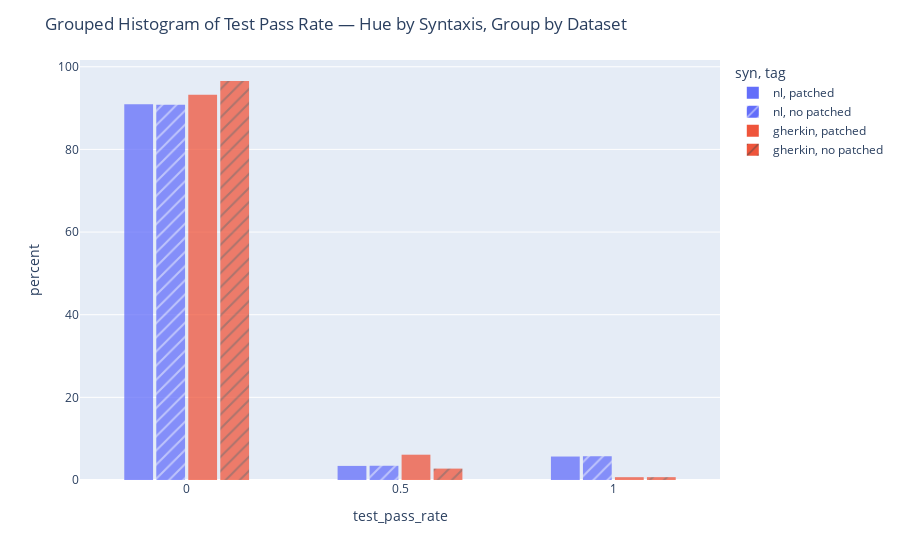

The code cell stored with this chart in its notebook:
### Code cell
fig = px.histogram(
    ann,
    x="test_pass_rate",
    color="syn",         # hue (NL vs Gherkin)
    pattern_shape="tag",     # group by experiment
    barmode="group",     # or "stack" if you want stacking instead
    nbins=5,             # tune as needed
    opacity = 0.75,
    histnorm='percent',
    #marginal = "violin"
    #text_auto=True
)

fig.update_layout(
    title="Grouped Histogram of Test Pass Rate — Hue by Syntaxis, Group by Dataset",
    bargap=0.4,
    bargroupgap=0.1
    #template="plotly_white"
)

fig.show()

### Figure 1 — Plotly figure (JSON) as saved in the notebook; plotly's stock layout.template omitted (floating-point values rounded to 4 significant figures; data arrays with more than 128 entries replaced by an {"elided": "..."} marker saying what was removed)
{"data": [{"alignmentgroup": "True", "bingroup": "x", "histnorm": "percent", "hovertemplate": "syn=nl<br>tag=patched<br>test_pass_rate=%{x}<br>percent=%{y}<extra></extra>", "legendgroup": "nl, patched", "marker": {"color": "#636efa", "opacity": 0.75, "pattern": {"shape": ""}}, "name": "nl, patched", "nbinsx": 5, "offsetgroup": "nl, patched", "orientation": "v", "showlegend": true, "type": "histogram", "x": [0.0, 0.0, 0.0, 0.0, 0.0, 0.0, 0.0, 0.0, 0.0, 0.0, 0.0, 0.0, 0.0, 0.0, 0.0, 0.0, 0.0, 0.0, 0.0, 0.0, 0.0, 0.0, 0.0, 0.0, 0.0, 0.0, 0.0, 0.0, 0.0, 0.0, 0.0, 0.0, 0.0, 0.0, 0.0, 0.0, 0.0, 0.0, 0.0, 0.0, 0.0, 0.0, 0.0, 0.0, 0.0, 0.0, 0.0, 0.0, 0.0, 0.0, 0.0, 0.0, 0.0, 0.0, 0.0, 0.33, 0.0, 0.0, 0.0, 0.0, 0.0, 0.0, 0.0, 0.0, 0.0, 0.0, 0.0, 0.0, 0.0, 1.0, 0.0, 0.5, 0.0, 0.0, 0.0, 0.0, 1.0, 0.0, 0.0, 0.0, 0.0, 1.0, 0.0, 0.0, 0.0, 0.33, 1.0, 1.0], "xaxis": "x", "yaxis": "y"}, {"alignmentgroup": "True", "bingroup": "x", "histnorm": "percent", "hovertemplate": "syn=nl<br>tag=no patched<br>test_pass_rate=%{x}<br>percent=%{y}<extra></extra>", "legendgroup": "nl, no patched", "marker": {"color": "#636efa", "opacity": 0.75, "pattern": {"shape": "/"}}, "name": "nl, no patched", "nbinsx": 5, "offsetgroup": "nl, no patched", "orientation": "v", "showlegend": true, "type": "histogram", "x": [0.0, 0.0, 0.0, 0.0, 0.0, 0.0, 0.0, 0.0, 0.0, 0.0, 0.0, 0.0, 0.0, 0.0, 0.0, 0.0, 0.0, 0.0, 0.0, 0.0, 0.0, 0.0, 0.0, 0.0, 0.0, 0.0, 0.0, 0.0, 0.0, 0.0, 0.0, 0.0, 0.0, 0.0, 0.0, 0.0, 0.0, 0.0, 0.0, 0.0, 0.0, 0.0, 0.0, 0.0, 0.0, 0.0, 0.0, 0.0, 0.0, 0.0, 0.0, 0.0, 0.0, 0.0, 0.0, 0.33, 0.0, 0.0, 0.0, 0.0, 0.0, 0.0, 0.0, 0.0, 0.0, 0.0, 0.0, 0.0, 0.5, 0.0, 0.0, 0.0, 1.0, 0.0, 1.0, 0.0, 0.0, 0.0, 0.0, 1.0, 0.0, 0.0, 0.0, 0.0, 0.33, 1.0, 1.0], "xaxis": "x", "yaxis": "y"}, {"alignmentgroup": "True", "bingroup": "x", "histnorm": "percent", "hovertemplate": "syn=gherkin<br>tag=patched<br>test_pass_rate=%{x}<br>percent=%{y}<extra></extra>", "legendgroup": "gherkin, patched", "marker": {"color": "#EF553B", "opacity": 0.75, "pattern": {"shape": ""}}, "name": "gherkin, patched", "nbinsx": 5, "offsetgroup": "gherkin, patched", "orientation": "v", "showlegend": true, "type": "histogram", "x": {"elided": "147 float values"}, "xaxis": "x", "yaxis": "y"}, {"alignmentgroup": "True", "bingroup": "x", "histnorm": "percent", "hovertemplate": "syn=gherkin<br>tag=no patched<br>test_pass_rate=%{x}<br>percent=%{y}<extra></extra>", "legendgroup": "gherkin, no patched", "marker": {"color": "#EF553B", "opacity": 0.75, "pattern": {"shape": "/"}}, "name": "gherkin, no patched", "nbinsx": 5, "offsetgroup": "gherkin, no patched", "orientation": "v", "showlegend": true, "type": "histogram", "x": {"elided": "145 float values"}, "xaxis": "x", "yaxis": "y"}], "layout": {"bargap": 0.4, "bargroupgap": 0.1, "barmode": "group", "legend": {"title": {"text": "syn, tag"}, "tracegroupgap": 0}, "margin": {"t": 60}, "title": {"text": "Grouped Histogram of Test Pass Rate — Hue by Syntaxis, Group by Dataset"}, "xaxis": {"anchor": "y", "domain": [0, 1], "title": {"text": "test_pass_rate"}}, "yaxis": {"anchor": "x", "domain": [0, 1], "title": {"text": "percent"}}}}
